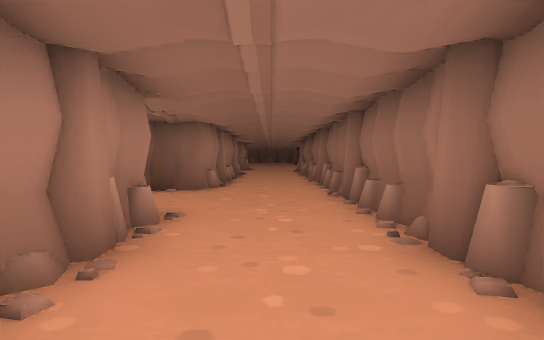
view 1 (above)

20 first-person views from a walk through a 3-D level made in the Godot game engine. The camera is 1.5 m above the floor, tilts 2° down and sees 70° across. The floor is counted in squares, 2 m on a side. Each view is taken from the middle of a square. On the plan, view 1 faces up. The plan holds only what a view shows up to about 12 squares ahead; the rest is blank. The place goes on beyond the plan.

view 2
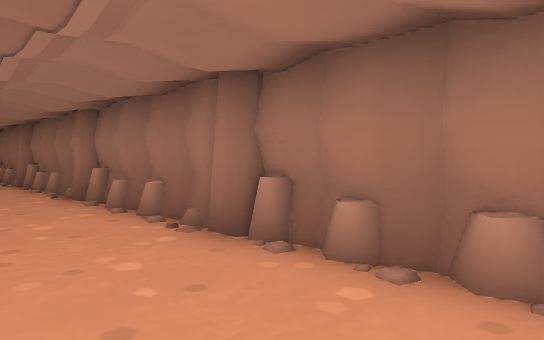

view 3
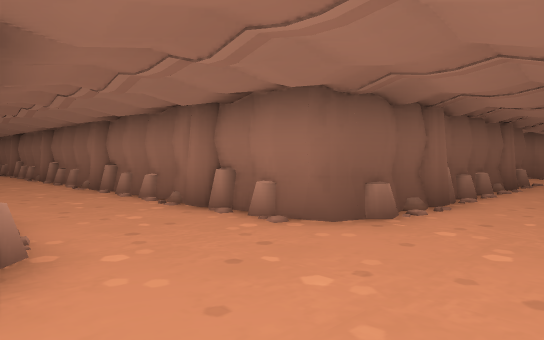

view 4
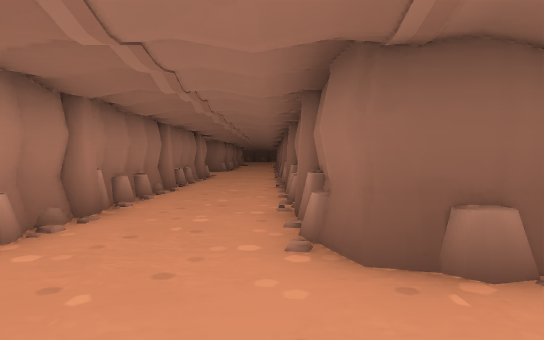

view 5
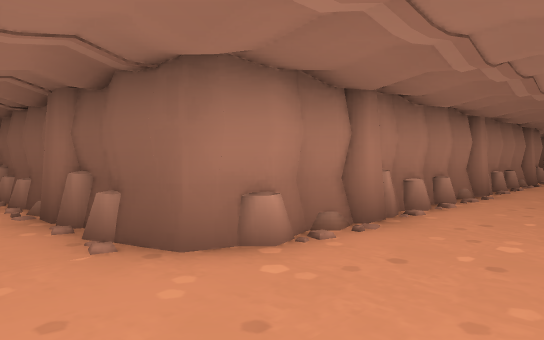

view 6
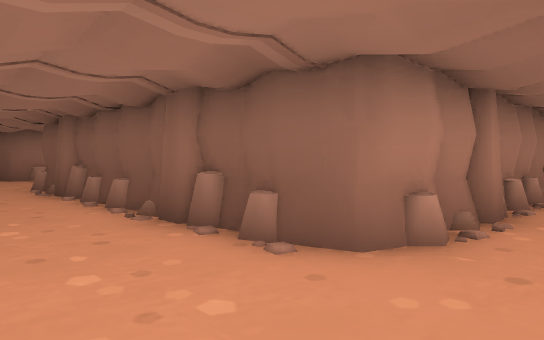

view 7
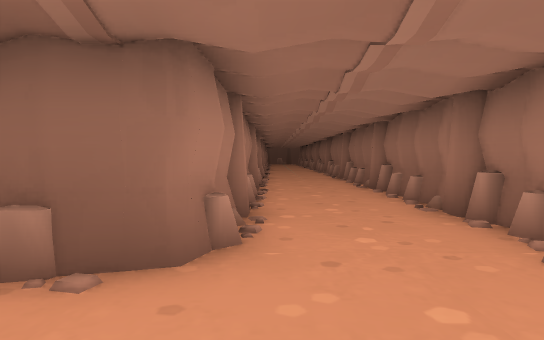

view 8
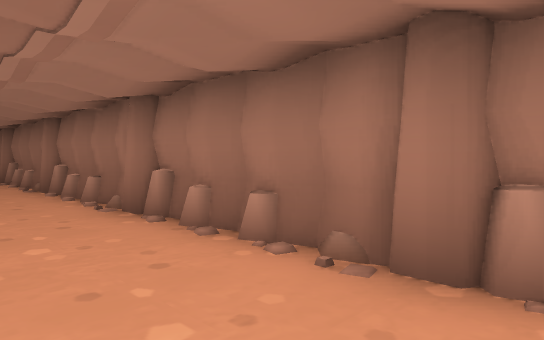

view 9
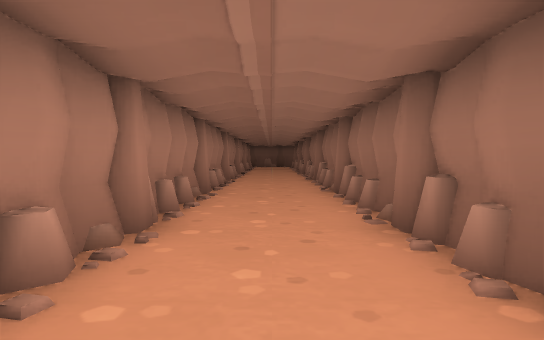

view 10
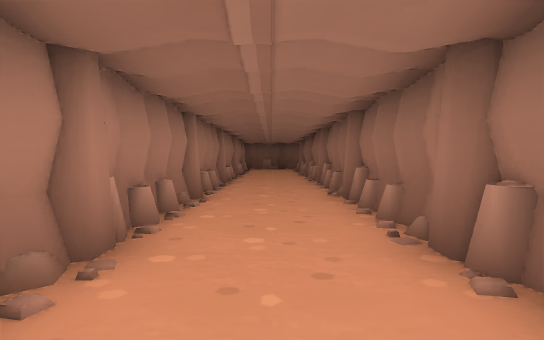

view 11
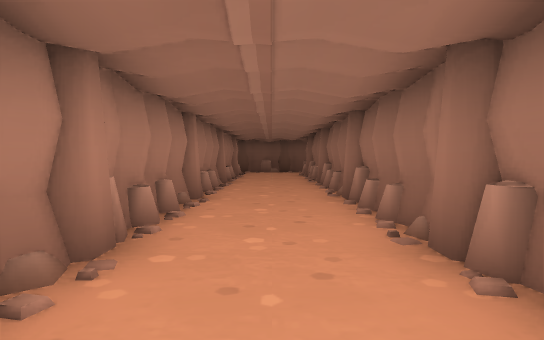

view 12
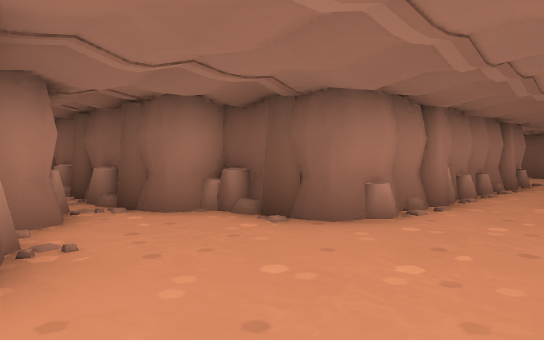

view 13
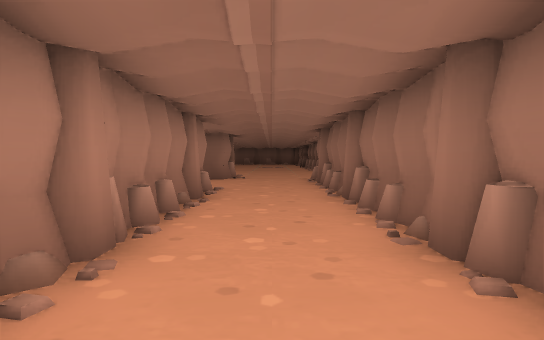

view 14
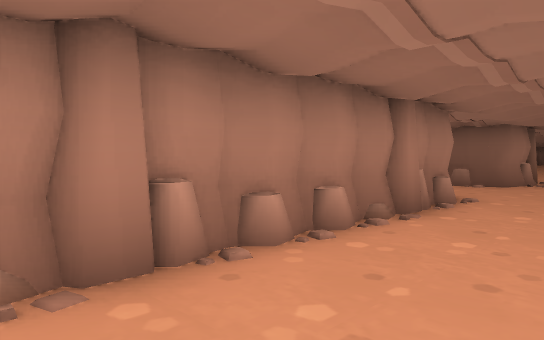

view 15
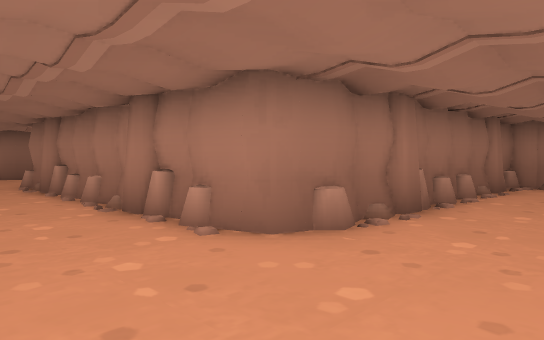

view 16
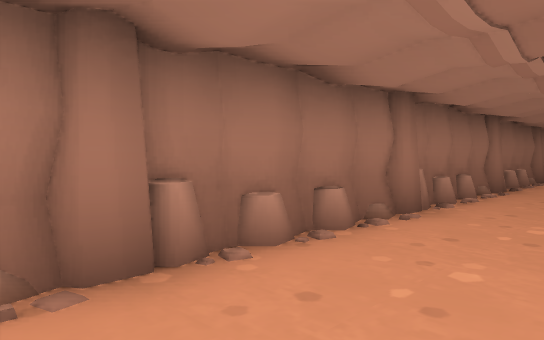

view 17
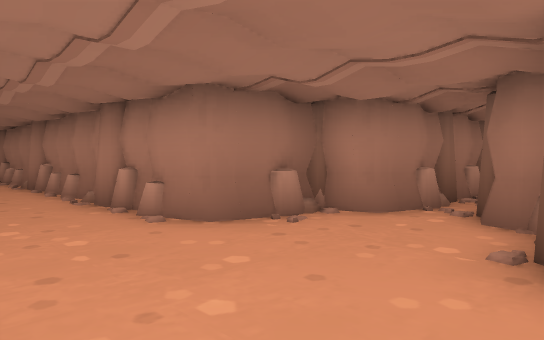

view 18
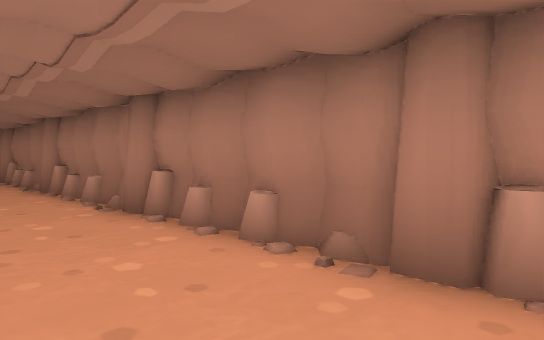

view 19
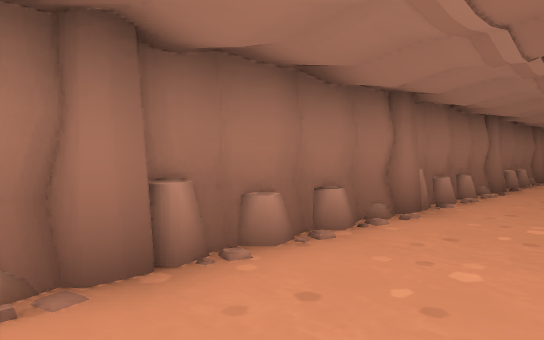

view 20
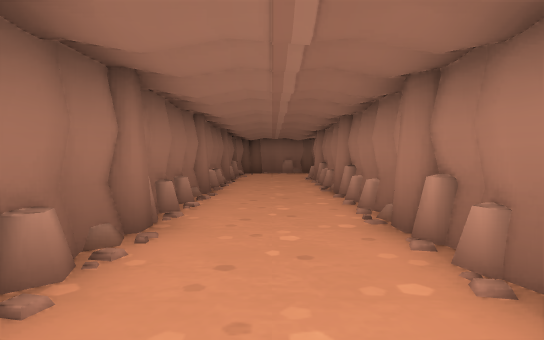

### Floor plan
Key: @ floor where view 1 was taken; # wall or solid block; . floor.
Columns run from 6 left of view 1 to 14 right of it. Each row starts with its distance up from view 1.
 20    #....#       #...#
 19 ........#       #...#
 18 ........#       #...#
 17 #####...#       #...#
 16     #...#       #...#
 15     #...#       #...#
 14     #...#       #...#
 13     #...#       #...#
 12     #...#       #...#
 11     #...#       #...#
 10     #...#       #...#
  9   ###...#       #...#
  8 ###.....#       #...#
  7 ........#       #...#
  6 ###.....#       #...#
  5   ###...#       #...#
  4     ##..#       #...#
  3     ##..#       #...#
  2     #...#       #...#
  1     #...#       #...#
  0     #.@.#       #...#
 -1     #...#       #...#
 -2     #...#       #...#
 -3     #...#       #...#
 -4     #...#       #...#
 -5     #...#       #...#
 -6     #...#       #...#
 -7 #####...#########...
 -8 ....................
 -9     ..............
-10     . ..       ....

Positions as (right, up) in squares from view 1, and headings:
1: (0, 0), facing up
2: (-1, -4), facing up-right
3: (-2, -10), facing up-right
4: (1, -10), facing up
5: (1, -9), facing up-left
6: (12, -10), facing up-left
7: (11, -10), facing up
8: (11, -6), facing up-right
9: (12, -1), facing up
10: (12, 4), facing up
11: (12, 8), facing up
12: (1, 5), facing up-left
13: (0, 8), facing up
14: (1, 10), facing up-left
15: (1, 20), facing down-left
16: (-1, 20), facing down-right
17: (1, 9), facing down-left
18: (13, 20), facing down-left
19: (11, 20), facing down-right
20: (12, 7), facing down
